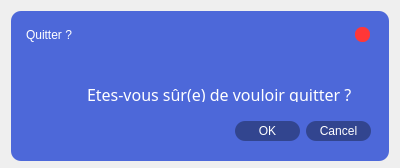
<?xml version="1.0" encoding="UTF-8"?>
<ui version="4.0">
 <class>Dialog</class>
 <widget class="QDialog" name="Dialog">
  <property name="geometry">
   <rect>
    <x>0</x>
    <y>0</y>
    <width>400</width>
    <height>168</height>
   </rect>
  </property>
  <property name="minimumSize">
   <size>
    <width>400</width>
    <height>168</height>
   </size>
  </property>
  <property name="maximumSize">
   <size>
    <width>400</width>
    <height>168</height>
   </size>
  </property>
  <property name="windowTitle">
   <string>Dialog</string>
  </property>
  <layout class="QHBoxLayout" name="horizontalLayout">
   <item>
    <widget class="QFrame" name="frame">
     <property name="minimumSize">
      <size>
       <width>250</width>
       <height>150</height>
      </size>
     </property>
     <property name="maximumSize">
      <size>
       <width>500</width>
       <height>250</height>
      </size>
     </property>
     <property name="styleSheet">
      <string notr="true">*{
	background: rgb(77, 104, 217);
	border-radius: 10px;
}</string>
     </property>
     <property name="frameShape">
      <enum>QFrame::StyledPanel</enum>
     </property>
     <property name="frameShadow">
      <enum>QFrame::Raised</enum>
     </property>
     <layout class="QVBoxLayout" name="verticalLayout">
      <item>
       <widget class="QFrame" name="frame_2">
        <property name="maximumSize">
         <size>
          <width>16777215</width>
          <height>30</height>
         </size>
        </property>
        <property name="styleSheet">
         <string notr="true">*{
	background: none;
}</string>
        </property>
        <property name="frameShape">
         <enum>QFrame::StyledPanel</enum>
        </property>
        <property name="frameShadow">
         <enum>QFrame::Raised</enum>
        </property>
        <layout class="QHBoxLayout" name="horizontalLayout_2">
         <property name="leftMargin">
          <number>0</number>
         </property>
         <property name="topMargin">
          <number>0</number>
         </property>
         <property name="rightMargin">
          <number>0</number>
         </property>
         <property name="bottomMargin">
          <number>0</number>
         </property>
         <item>
          <widget class="QFrame" name="frame_4">
           <property name="frameShape">
            <enum>QFrame::StyledPanel</enum>
           </property>
           <property name="frameShadow">
            <enum>QFrame::Raised</enum>
           </property>
           <layout class="QHBoxLayout" name="horizontalLayout_4">
            <property name="leftMargin">
             <number>6</number>
            </property>
            <property name="topMargin">
             <number>6</number>
            </property>
            <property name="rightMargin">
             <number>6</number>
            </property>
            <property name="bottomMargin">
             <number>6</number>
            </property>
            <item>
             <widget class="QLabel" name="label_2">
              <property name="styleSheet">
               <string notr="true">*{
	color: white;
}</string>
              </property>
              <property name="text">
               <string>Quitter ?</string>
              </property>
             </widget>
            </item>
           </layout>
          </widget>
         </item>
         <item>
          <widget class="QFrame" name="frame_5">
           <property name="maximumSize">
            <size>
             <width>35</width>
             <height>16777215</height>
            </size>
           </property>
           <property name="frameShape">
            <enum>QFrame::StyledPanel</enum>
           </property>
           <property name="frameShadow">
            <enum>QFrame::Raised</enum>
           </property>
           <layout class="QHBoxLayout" name="horizontalLayout_3">
            <property name="leftMargin">
             <number>6</number>
            </property>
            <property name="topMargin">
             <number>6</number>
            </property>
            <property name="rightMargin">
             <number>6</number>
            </property>
            <property name="bottomMargin">
             <number>6</number>
            </property>
            <item>
             <widget class="QPushButton" name="pushButton">
              <property name="maximumSize">
               <size>
                <width>15</width>
                <height>15</height>
               </size>
              </property>
              <property name="styleSheet">
               <string notr="true">*{
	background: rgb(255, 55, 55);
	border: none;
	border-radius: 7px;
}</string>
              </property>
              <property name="text">
               <string/>
              </property>
             </widget>
            </item>
           </layout>
          </widget>
         </item>
        </layout>
       </widget>
      </item>
      <item>
       <widget class="QFrame" name="frame_3">
        <property name="styleSheet">
         <string notr="true">*{
	background: none;
}</string>
        </property>
        <property name="frameShape">
         <enum>QFrame::StyledPanel</enum>
        </property>
        <property name="frameShadow">
         <enum>QFrame::Raised</enum>
        </property>
        <widget class="QLabel" name="label">
         <property name="geometry">
          <rect>
           <x>67</x>
           <y>30</y>
           <width>270</width>
           <height>16</height>
          </rect>
         </property>
         <property name="styleSheet">
          <string notr="true">*{
	color: white;
	font-size: 16px;
	font-family: Noto Sans;
}</string>
         </property>
         <property name="text">
          <string>Etes-vous sûr(e) de vouloir quitter ?</string>
         </property>
        </widget>
        <widget class="QLabel" name="label_3">
         <property name="geometry">
          <rect>
           <x>20</x>
           <y>20</y>
           <width>36</width>
           <height>36</height>
          </rect>
         </property>
         <property name="text">
          <string/>
         </property>
         <property name="pixmap">
          <pixmap resource="icon.qrc">:/icon/icons/info-circle-solid-36.png</pixmap>
         </property>
        </widget>
        <widget class="QDialogButtonBox" name="buttonBox">
         <property name="geometry">
          <rect>
           <x>210</x>
           <y>60</y>
           <width>141</width>
           <height>31</height>
          </rect>
         </property>
         <property name="styleSheet">
          <string notr="true">*{
	background: rgb(50, 69, 143);
	color: white;
	width: 65px;
	height: 20px;
}</string>
         </property>
         <property name="standardButtons">
          <set>QDialogButtonBox::Cancel|QDialogButtonBox::Ok</set>
         </property>
        </widget>
       </widget>
      </item>
     </layout>
    </widget>
   </item>
  </layout>
 </widget>
 <resources>
  <include location="icon.qrc"/>
 </resources>
 <connections/>
</ui>
